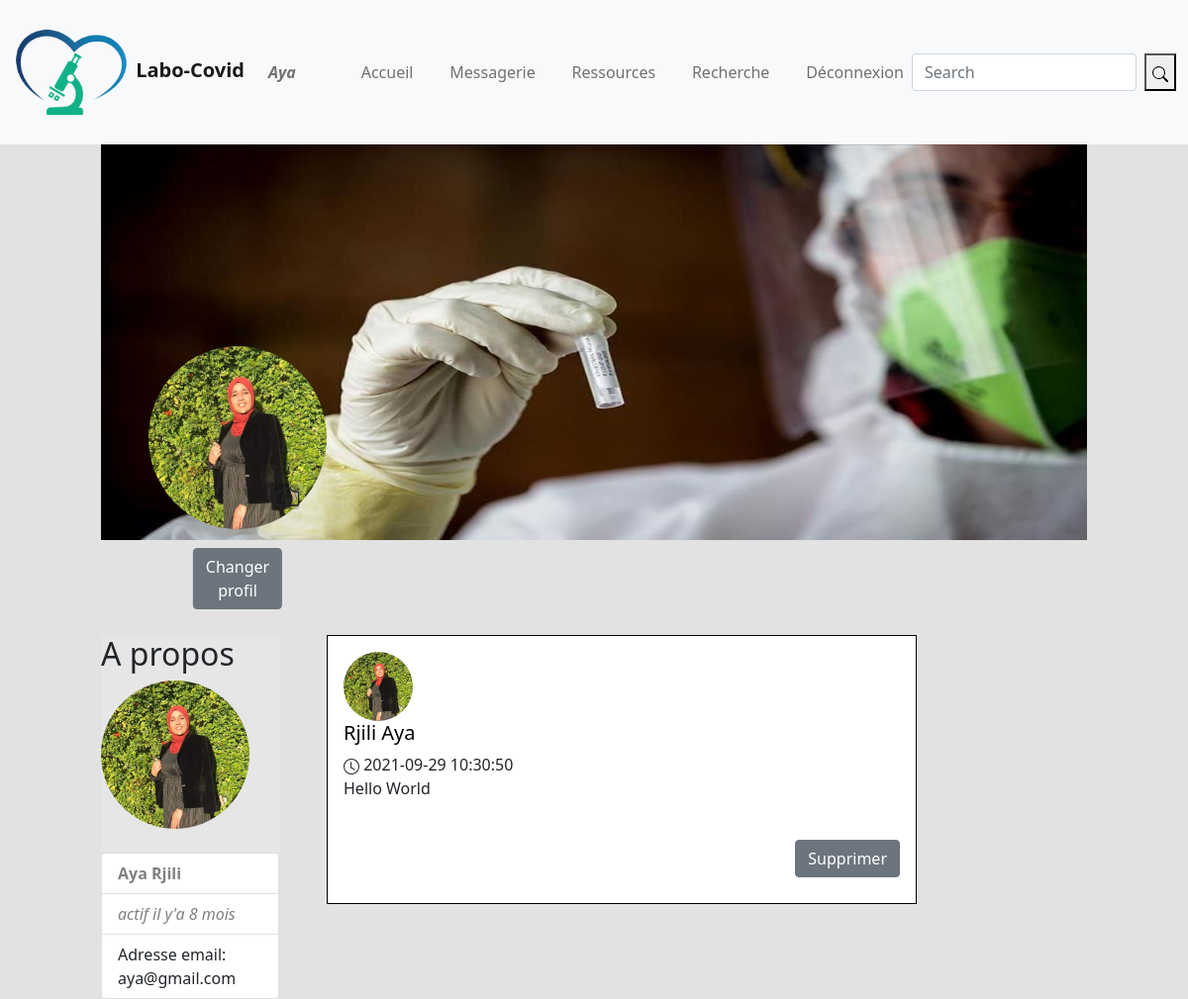
The page /profile.php (signed in) on the database its author committed.
### tables this page shows
CREATE TABLE IF NOT EXISTS `user` (
  `user_id` int(11) NOT NULL AUTO_INCREMENT,
  `nom` varchar(255) NOT NULL,
  `prenom` varchar(255) NOT NULL,
  `email` varchar(255) NOT NULL,
  `password` varchar(255) NOT NULL,
  `confirm_password` varchar(255) NOT NULL,
  `user_img` varchar(255) DEFAULT 'prof.jpeg',
  `tmp_conn` datetime NOT NULL DEFAULT CURRENT_TIMESTAMP,
  PRIMARY KEY (`user_id`)
);

CREATE TABLE IF NOT EXISTS `post` (
  `post_id` int(11) NOT NULL AUTO_INCREMENT,
  `user_id` int(11) NOT NULL,
  `post` varchar(255) NOT NULL,
  `upload_img` varchar(255) DEFAULT NULL,
  `date` datetime NOT NULL DEFAULT CURRENT_TIMESTAMP,
  PRIMARY KEY (`post_id`)
);

### session.php (called while the page is built, shortened)
<?php
include('config/database.php');
$user =$_SESSION['email'];
$res = $con->query("SELECT * FROM user WHERE email = '$user'");
$tab = $res->fetch();
$user_id = $tab['user_id'];
$user_fname = $tab['prenom'];
$user_lname = $tab['nom'];
$user_img = $tab['user_img'];
?>

### profile.php (the view, shortened to what this page needs)
<?php $title = "Profile" ;
 include("partials/_header2.php");
 include('time.php');
?>
<div class="row ">
    <div class="col-md-1"></div>
    <div class="col-md-10">
        <div >
       <img src="assets/cov.jpg" alt="" class="img-rounded" height="400px" width="100%">
       </div>
       <?php
       echo
       "<div id='profile-img'>
           <img src='profile_img/$user_img' alt='profile' class='img-circle' width='180px' height='185px'>
           <form action='profile.php?id=$user_id' method='post' enctype='multipart/form-data'>
           <label id='update-profile'><svg xmlns='http://www.w3.org/2000/svg' width='25' height='25' fill='currentColor' class='bi bi-camera' viewBox='0 0 16 16'>
           <path d='M15 12a1 1 0 0 1-1 1H2a1 1 0 0 1-1-1V6a1 1 0 0 1 1-1h1.172a3 3 0 0 0 2.12-.879l.83-.828A1 1 0 0 1 6.827 3h2.344a1 1 0 0 1 .707.293l.828.828A3 3 0 0 0 12.828 5H14a1 1 0 0 1 1 1v6zM2 4a2 2 0 0 0-2 2v6a2 2 0 0 0 2 2h12a2 2 0 0 0 2-2V6a2 2 0 0 0-2-2h-1.172a2 2 0 0 1-1.414-.586l-.828-.828A2 2 0 0 0 9.172 2H6.828a2 2 0 0 0-1.414.586l-.828.828A2 2 0 0 1 3.172 4H2z'/>
           <path d='M8 11a2.5 2.5 0 1 1 0-5 2.5 2.5 0 0 1 0 5zm0 1a3.5 3.5 0 1 0 0-7 3.5 3.5 0 0 0 0 7zM3 6.5a.5.5 0 1 1-1 0 .5.5 0 0 1 1 0z'/>
         </svg>
           <input type='file' name='profile' size='60'>
           </label><br><br>
           <button name='update' class='btn btn-secondary' id='button_profile'>Changer profil</button>
           </form>
       </div><br>"
       ?>
    </div>
</div><br><br><br>
<div class="row">
<div class="col-md-1 "></div>
<div class="col-md-2 ">
    <div style='background-color:#e6e6e6;'>
        <h2>A propos </h2>
        <img class='img-circle' src="profile_img/<?php echo $user_img ?>" width='150' height='150'>
        <br><br>
        <ul class='list-group'>
        <li class='list-group-item'><strong style='color:grey;'><?php echo ucwords($user_fname)." ".ucwords($user_lname); ?> </strong></li>
	<li class='list-group-item'<strong><i style="color:grey;">actif <?php time_stamp($temp)?></i></strong></li>
	<li class='list-group-item'<strong>Adresse email: </strong><?php echo $user?></li>
	</ul>
</div>
</div>
<div class="col-md-8">
    <?php
    global $con;
    $posts = $con->query("SELECT * FROM post where user_id= '$user_id' order by post_id desc");
    while($row_posts = $posts->fetch()){
        $post_id = $row_posts['post_id'];
        $user_id = $row_posts['user_id'];
        $statut = $row_posts['post'];
        $upload_img = $row_posts['upload_img'];
        $date = $row_posts['date'];
        $user = $con->query("SELECT * FROM user where user_id= $user_id");
        $row_users =$user->fetch();
        $profile_img = $row_users['user_img'];
        $user_name = ucwords($row_users['nom']).' '.ucwords($row_users['prenom']);
        if($statut == 'No' && strlen($upload_img) >= 1){
            echo
            "<div class='container row'>
            <div class='col-md-10'>
            <div class='status-media'>
            <div class='media'>
                    <img src='profile_img/$profile_img' alt='prof' class='img-circle' width='70px' height='70px'>
           <div class='media-body'>
                <a href='profile.php?user_id=$user_id' class='prof'><h5 class='mt-0'>$user_name</h5></a>
                <svg xmlns='http://www.w3.org/2000/svg' width='16' height='16' fill='currentColor' class='bi bi-clock' viewBox='0 0 16 16'>
      <path d='M8 3.5a.5.5 0 0 0-1 0V9a.5.5 0 0 0 .252.434l3.5 2a.5.5 0 0 0 .496-.868L8 8.71V3.5z'/>
      <path d='M8 16A8 8 0 1 0 8 0a8 8 0 0 0 0 16zm7-8A7 7 0 1 1 1 8a7 7 0 0 1 14 0z'/>
    </svg>".' '.$date."</div>
           <div >
           <img src='uploaded/$upload_img' class='post_img' height='350px' width='600px'>
           </div>
           </div><br>
           <a href='posts/delete_post.php?post_id=$post_id' style='float:right; ' ><button class='btn btn-secondary'>Supprimer</button></a><br><br>
           </div>
           </div>
           </div>";
       }else{
            echo
            "<div class='container row'>
            <div class='col-md-10'>
            <div class='status-media'>
            <div class='media'>
                    <img src='profile_img/$profile_img' alt='prof' class='img-circle' width='70px' height='70px'>
           <div class='media-body'>
                <a href='profile.php?user_id=$user_id' class='prof'><h5 class='mt-0'>$user_name</h5></a>
                <svg xmlns='http://www.w3.org/2000/svg' width='16' height='16' fill='currentColor' class='bi bi-clock' viewBox='0 0 16 16'>
      <path d='M8 3.5a.5.5 0 0 0-1 0V9a.5.5 0 0 0 .252.434l3.5 2a.5.5 0 0 0 .496-.868L8 8.71V3.5z'/>
      <path d='M8 16A8 8 0 1 0 8 0a8 8 0 0 0 0 16zm7-8A7 7 0 1 1 1 8a7 7 0 0 1 14 0z'/>
    </svg>".' '.$date."</div>
           <div >
           <p>$statut</p>
           </div>
           </div><br>
           <a href='posts/delete_post.php?post_id=$post_id' style='float:right; ' ><button class='btn btn-secondary'>Supprimer</button></a><br><br>
           </div>
           </div>
           </div>";
       }
    }
    ?>
    </div>
</div>
<?php
    include("partials/_footer.php");?>

### partials/_nav2.php (shortened to what this page needs)
 <?php if($title == "Home"): ?>
<nav class="navbar navbar-expand-lg navbar-light bg-light">
  <div class="container-fluid">
    <a class="navbar-brand" href="home.php">
      <img src="assets/labo.png" alt="" width="120" height="120" class="d-inline-block ">
      <strong><?= WebSite_Name ?></strong>
    </a>
    <?php include("session.php"); ?>
    <ul class="navbar-nav flex-row d-none d-md-flex">
      <li class="nav-item">
      <a class="nav-link" href='profile.php?<?php echo "user_id=$user_id" ?>'><?php echo "<i>".ucwords($user_fname)."</i>" ?> </a>
      </li>
      &nbsp;&nbsp;&nbsp;&nbsp;&nbsp;&nbsp;&nbsp;&nbsp;&nbsp;&nbsp;&nbsp;&nbsp;
      <li class="nav-item">
        <a class="nav-link" href="home.php"><strong>Accueil</strong></a>
      </li>
      &nbsp;&nbsp;&nbsp;&nbsp;&nbsp;
      <li class="nav-item">
        <a class="nav-link" href="chat.php?user_id=new" >Messagerie</a>
      </li>
      &nbsp;&nbsp;&nbsp;&nbsp;&nbsp;
      <li class="nav-item">
        <a class="nav-link" href="databases.php" >Ressources</a>
      </li>
      &nbsp;&nbsp;&nbsp;&nbsp;&nbsp;
      <li class="nav-item">
        <a class="nav-link" href="members.php" >Recherche</a>
      </li>
      &nbsp;&nbsp;&nbsp;&nbsp;&nbsp;
      <li class="nav-item">
      <?php
        if(isset($_GET['logout']))
        {
          $con->exec("UPDATE user set tmp_conn= NOW()");
          session_destroy();
          header("location:index.php");
        }
        ?>
        <a class="nav-link" href="?logout">Déconnexion</a>
      </li>
    </ul>
    <form class="d-flex" action="" method="GET">
      <input class="form-control me-2" type="search" placeholder="Search" aria-label="Search">
      <button type="submit"><i class="fa fa-search"></i><svg xmlns="http://www.w3.org/2000/svg" width="16" height="16" fill="currentColor" class="bi bi-search" viewBox="0 0 16 16">
      <path d="M11.742 10.344a6.5 6.5 0 1 0-1.397 1.398h-.001c.03.04.062.078.098.115l3.85 3.85a1 1 0 0 0 1.415-1.414l-3.85-3.85a1.007 1.007 0 0 0-.115-.1zM12 6.5a5.5 5.5 0 1 1-11 0 5.5 5.5 0 0 1 11 0z"/>
      </svg></button>
    </form>
  </div>
</nav>
<?php elseif($title == "Profile"): ?>
<nav class="navbar navbar-expand-lg navbar-light bg-light">
  <div class="container-fluid">
    <a class="navbar-brand" href="home.php">
      <img src="assets/labo.png" alt="" width="120" height="120" class="d-inline-block ">
      <strong><?= WebSite_Name ?></strong>
    </a>
    <?php include("session.php"); ?>
    <ul class="navbar-nav flex-row d-none d-md-flex">
    <li class="nav-item">
      <a class="nav-link" href='profile.php?<?php echo "user_id=$user_id" ?>'><?php echo "<i><strong>".ucwords($user_fname)."</strong></i>" ?> </a>
      </li>
      <li class="nav-item">
        <a class="nav-link" href="home.php">Accueil</a>
      </li>
      <li class="nav-item">
        <a class="nav-link" href="chat.php" >Messagerie</a>
      </li>
      <li class="nav-item">
        <a class="nav-link" href="databases.php" >Ressources</a>
      </li>
      <li class="nav-item">
        <a class="nav-link" href="members.php" >Recherche</a>
      </li>
      <li class="nav-item">
        <a class="nav-link" href="?logout">Déconnexion</a>
      </li>
    </ul>
    <form class="d-flex" action="">
      <input class="form-control me-2" type="search" placeholder="Search" aria-label="Search">
      <button type="submit"><i class="fa fa-search"></i></button>
    </form>
  </div>
</nav>
<?php endif; ?>

### time.php (shortened to what this page needs)
<?php
function time_stamp($session_time)
{
$time_difference = time() - strtotime($session_time);
$secondes = $time_difference;
if($secondes < 60)
{
echo"il y'a quelques secondes";
}
elseif($secondes > 60)
{
  $minutes = round($time_difference / 60 );
$hours = round($time_difference / 3600 );
$days = round($time_difference / 86400 );
$weeks = round($time_difference / 604800 );
$months = round($time_difference / 2419200 );
   if($minutes <60)
   {
     if($minutes == 1)
     echo"il y'a une minute";
   else
   echo"il y'a $minutes minutes";
 }
else if($months <12)
{
   if($months==1)
   {
   echo"il y'a un mois";
   }
  else
  {
  echo"il y'a $months mois";
  }
}
}
}
?>

### assets/index.css (style rules this page uses)
body { background-color: rgb(226, 226, 226); }
.status-media { border: 1px solid black; background-color: #fff; padding: 1em; margin-bottom: 2em; word-break: break-all; -ms-word-break: break-all; }
#profile-img { position: absolute; top: 350px; left: 150px; }
#update-profile { position: relative; top: -33px; cursor: pointer; left: 140px; border-radius: 4px; background-color: rgba(0,0,0,0.2); transform: translate(-50%, -50%); }
#button_profile { position: absolute; top: 100%; left: 50%; cursor: pointer; transform: translate(-50%, -50%); }
.img-circle { border-radius: 50%; }
.prof { text-decoration: none; cursor: pointer; color: black; }
a { text-decoration: none; cursor: pointer; }

### rows shown on the page
user: prenom "Aya", user_img (picture), nom "Rjili"
post: user.user_img (picture), user.prenom "Rjili Aya", date "2021-09-29 10:30:50", post "Hello World"

### other values the page prints
WebSite_Name "Labo-Covid"
$user "aya@gmail.com"
